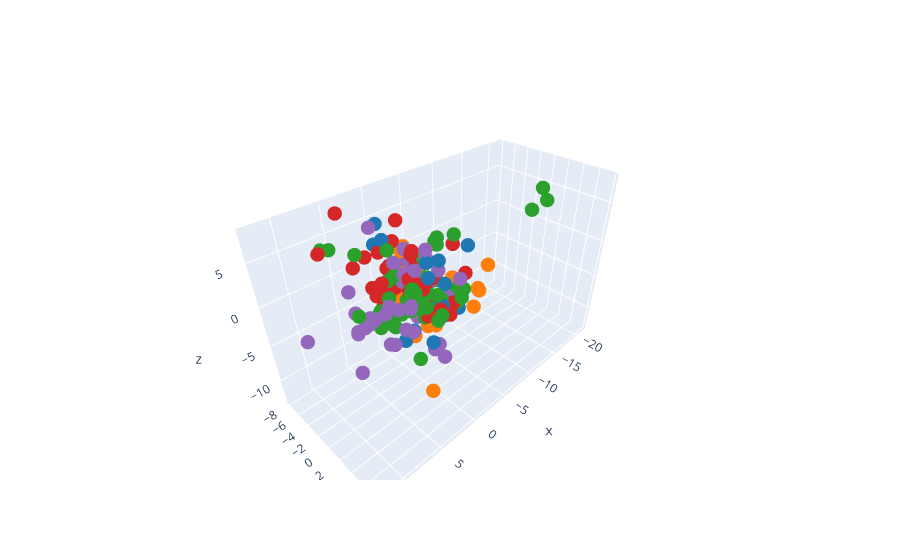

The notebook cell this image was saved under:
### Code cell
import plotly.graph_objects as go
from matplotlib import cm

# get tab10 RGBA colors from matplotlib
tab10 = cm.get_cmap('tab10')
colors = [f'rgba({int(r*255)}, {int(g*255)}, {int(b*255)}, {a})' 
          for r, g, b, a in tab10(np.linspace(0, 1, 10))]

fig = go.Figure(
    data=go.Scatter3d(
        x=clustered[0],
        y=clustered[1],
        z=clustered[2],
        mode='markers',
        marker=dict(
            size=5,
            color=[colors[c] for c in clustered['mouse_cluster']]  # assign tab10 color per cluster
        )))

fig.show()

### Figure 1 — Plotly figure (JSON) as saved in the notebook; plotly's stock layout.template omitted (floating-point values rounded to 4 significant figures; data arrays with more than 128 entries replaced by an {"elided": "..."} marker saying what was removed)
{"data": [{"marker": {"color": {"elided": "179 str values"}, "size": 5}, "mode": "markers", "type": "scatter3d", "x": {"elided": "179 float values"}, "y": {"elided": "179 float values"}, "z": {"elided": "179 float values"}}], "layout": {}}
